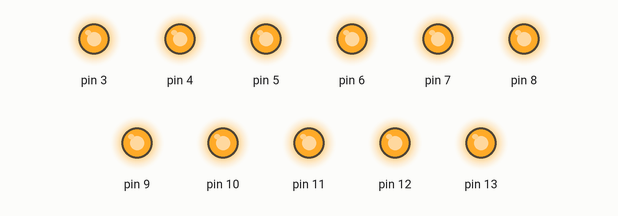
Bench run of a sketch on a simulated Arduino Uno, built with avr-gcc and run on an emulated ATmega328P. Shown: output pins drawn as LEDs (lit = HIGH).

Above: at 0.5 s.
At 3.5 s:
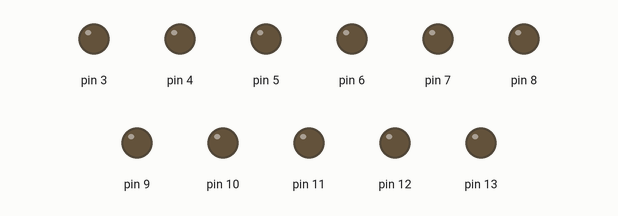
Timing chart, 0 to 4.6 s (numbered marks = the images above):
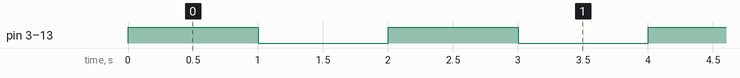

Measured:
- by itself, pin 3–13: alternates HIGH for 1.0 s and LOW for 1.0 s

The sketch:

Serial_ON1.ino
```cpp
void setup() {
  Serial.begin(9600);

  // Initialize all the relay control pins as outputs
  for (int pin = 3; pin <= 13; pin++) {
    pinMode(pin, OUTPUT);
  }
}

void loop() {
  // Turn on all relays connected to pins from 3 to 13
  for (int pin = 3; pin <= 13; pin++) {
    digitalWrite(pin, HIGH);  // Set pin HIGH to activate relay
  }
  delay(1000);  // Wait for 1 second

  // Turn off all relays connected to pins from 3 to 13
  for (int pin = 3; pin <= 13; pin++) {
    digitalWrite(pin, LOW);   // Set pin LOW to deactivate relay
  }
  delay(1000);  // Wait for 1 second
}
```
